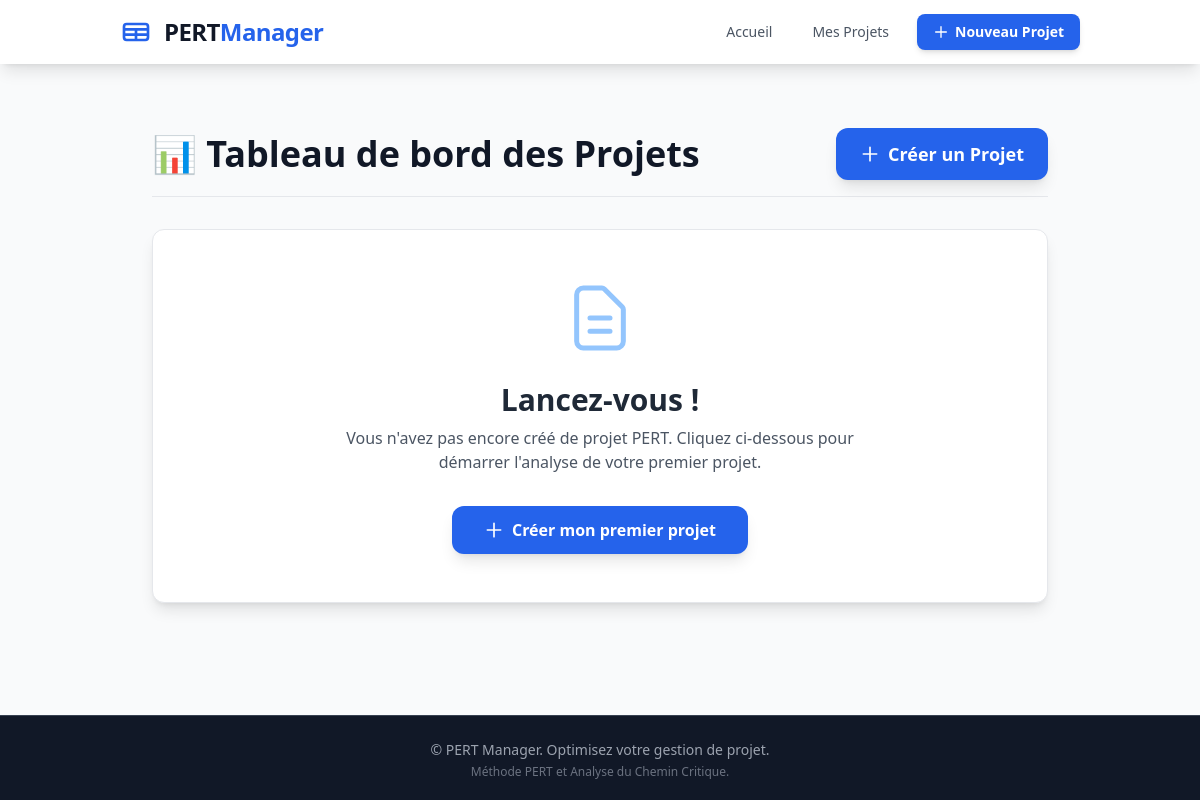
Before: /projets/ with the older database file.
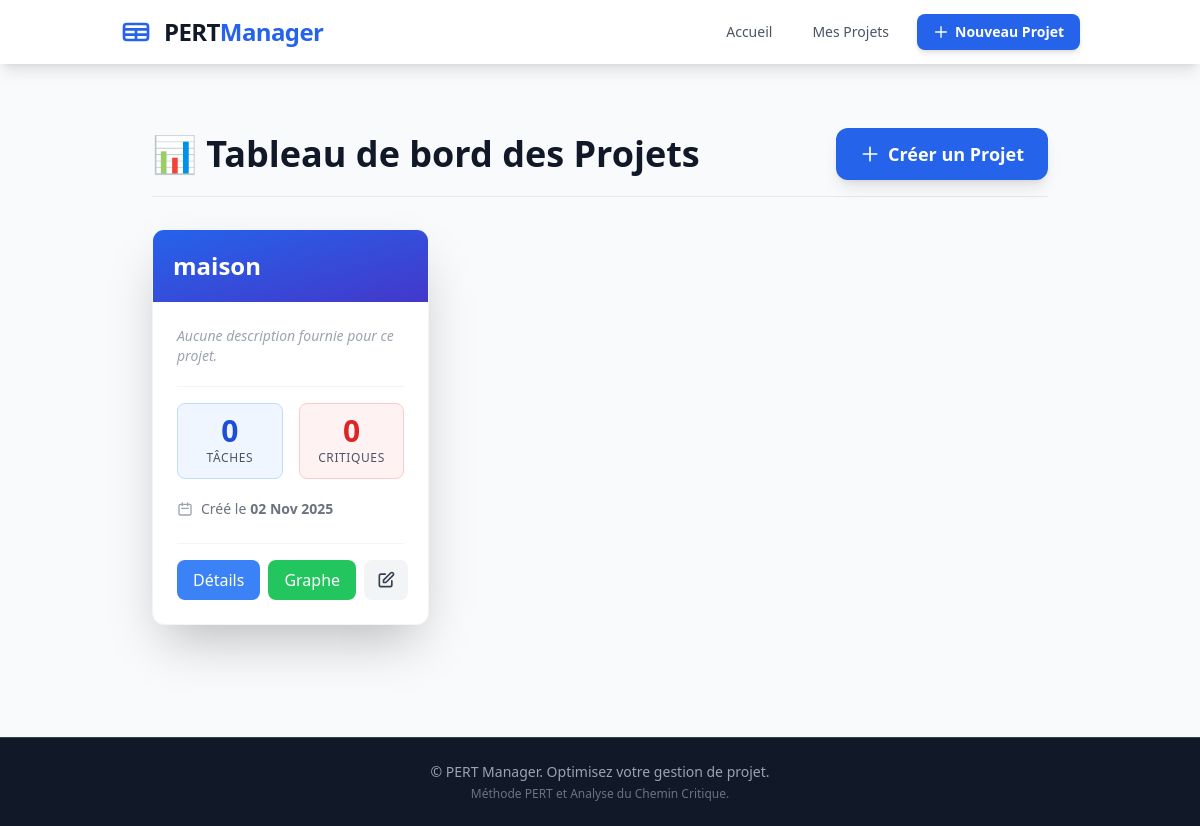
After: the same page with the newer database file.
### pert/models.py (models this page shows, shortened)
class Projet(models.Model):
    nom = models.CharField(max_length=200, verbose_name="Nom du projet")
    description = models.TextField(blank=True, null=True, verbose_name="Description")
    date_creation = models.DateTimeField(auto_now_add=True, verbose_name="Date de création")
    date_modification = models.DateTimeField(auto_now=True, verbose_name="Dernière modification")
    class Meta:
        verbose_name = "Projet"
        verbose_name_plural = "Projets"
        ordering = ['-date_creation']
    @property
    def taches_critiques(self):
        return self.taches.filter(marge_totale=0)

### pert/views.py (the view)
# urls.py: path('projets/', views.projet_list, name='projet_list'),
def projet_list(request):
    projets = Projet.objects.all()
    return render(request, 'pert/projet_list.html', {
        'projets': projets
    })

### pert/templates/pert/projet_list.html (shortened to what the changed rows need)
{% extends 'pert/base.html' %}
{% block content %}
<div class="px-4 sm:px-6 lg:px-8 py-8">
    <div class="mb-8 flex flex-col sm:flex-row justify-between items-start sm:items-center border-b pb-4">
        <h1 class="text-4xl font-extrabold text-gray-900 mb-4 sm:mb-0">
            📊 Tableau de bord des Projets
        </h1>
    </div>
    {% if projets %}
    <div class="grid md:grid-cols-2 lg:grid-cols-3 xl:grid-cols-4 gap-8">
        {% for projet in projets %}
        <div class="bg-white rounded-xl shadow-2xl hover:shadow-3xl transition duration-300 ease-in-out transform hover:-translate-y-1 overflow-hidden border border-gray-100 flex flex-col">
            <div class="bg-gradient-to-br from-blue-600 to-indigo-700 p-5">
                <h2 class="text-2xl font-extrabold text-white truncate" title="{{ projet.nom }}">
                    {{ projet.nom }}
                </h2>
            </div>
            <div class="p-6 flex flex-col flex-grow">
                <div class="mb-5 flex-grow">
                    {% if projet.description %}
                    <p class="text-gray-700 line-clamp-3 leading-relaxed text-sm">{{ projet.description }}</p>
                    {% else %}
                    <p class="text-gray-400 italic text-sm">Aucune description fournie pour ce projet.</p>
                    {% endif %}
                </div>
                <div class="grid grid-cols-2 gap-4 mb-5 border-t pt-4 border-gray-100">
                    <div class="bg-blue-50 rounded-lg p-3 text-center border border-blue-200">
                        <p class="text-3xl font-extrabold text-blue-700 leading-none">
                            {{ projet.taches.count }}
                        </p>
                        <p class="text-xs font-medium text-gray-600 mt-1 uppercase tracking-wider">
                            Tâche{{ projet.taches.count|pluralize }}
                        </p>
                    </div>
                    <div class="bg-red-50 rounded-lg p-3 text-center border border-red-200">
                        <p class="text-3xl font-extrabold text-red-600 leading-none">
                            {{ projet.taches_critiques.count|default:"0" }}
                        </p>
                        <p class="text-xs font-medium text-gray-600 mt-1 uppercase tracking-wider">
                            Critique{{ projet.taches_critiques.count|pluralize }}
                        </p>
                    </div>
                </div>
                <div class="flex items-center text-sm text-gray-500 mb-6 mt-auto">
                    <svg class="w-4 h-4 mr-2 text-gray-400" fill="none" stroke="currentColor" viewBox="0 0 24 24">
                        <path stroke-linecap="round" stroke-linejoin="round" stroke-width="2" d="M8 7V3m8 4V3m-9 8h10M5 21h14a2 2 0 002-2V7a2 2 0 00-2-2H5a2 2 0 00-2 2v12a2 2 0 002 2z"></path>
                    </svg>
                    Créé le <span class="font-semibold ml-1">{{ projet.date_creation|date:"d M Y" }}</span>
                </div>
                <div class="flex space-x-2 mt-auto pt-4 border-t border-gray-100">
                    <a href="{% url 'projet_detail' projet.id %}" class="flex-1 bg-blue-500 hover:bg-blue-600 text-white text-center font-medium py-2 px-4 rounded-lg transition duration-150">
                        Détails
                    </a>
                    <a href="{% url 'diagramme' projet.id %}" class="flex-1 bg-green-500 hover:bg-green-600 text-white text-center font-medium py-2 px-4 rounded-lg transition duration-150">
                        Graphe
                    </a>
                    <a href="{% url 'projet_update' projet.id %}" title="Modifier le projet" class="bg-gray-100 hover:bg-gray-200 text-gray-700 py-2 px-3 rounded-lg transition duration-150 flex items-center justify-center">
                        <svg class="w-5 h-5" fill="none" stroke="currentColor" viewBox="0 0 24 24">
                            <path stroke-linecap="round" stroke-linejoin="round" stroke-width="2" d="M11 5H6a2 2 0 00-2 2v11a2 2 0 002 2h11a2 2 0 002-2v-5m-1.414-9.414a2 2 0 112.828 2.828L11.828 15H9v-2.828l8.586-8.586z"></path>
                        </svg>
                    </a>
                </div>
            </div>
        </div>
        {% endfor %}
    </div>
    {% else %}
    <div class="bg-white rounded-xl shadow-lg p-12 text-center border border-gray-200">
        <svg class="w-20 h-20 text-blue-300 mx-auto mb-6" fill="none" stroke="currentColor" viewBox="0 0 24 24">
            <path stroke-linecap="round" stroke-linejoin="round" stroke-width="1.5" d="M9 12h6m-6 4h6m2 5H7a2 2 0 01-2-2V5a2 2 0 012-2h5.586a1 1 0 01.707.293l5.414 5.414a1 1 0 01.293.707V19a2 2 0 01-2 2z"></path>
        </svg>
        <h2 class="text-3xl font-extrabold text-gray-800 mb-2">Lancez-vous !</h2>
        <p class="text-gray-600 mb-8 max-w-lg mx-auto">
            Vous n'avez pas encore créé de projet PERT. Cliquez ci-dessous pour démarrer l'analyse de votre premier projet.
        </p>
        <a href="{% url 'projet_create' %}" class="inline-block bg-blue-600 hover:bg-blue-700 text-white font-bold py-3 px-8 rounded-xl shadow-lg transition duration-200 ease-in-out transform hover:scale-105">
            <span class="flex items-center">
                <svg class="w-5 h-5 mr-2" fill="none" stroke="currentColor" viewBox="0 0 24 24">
                    <path stroke-linecap="round" stroke-linejoin="round" stroke-width="2" d="M12 4v16m8-8H4"></path>
                </svg>
                Créer mon premier projet
            </span>
        </a>
    </div>
    {% endif %}
</div>
{% endblock %}

Changed rows visible on the page:
added Projet: nom "maison", shows "Aucune description fournie pour ce projet.", taches.count "0", taches_critiques.count "0", date_creation "02 Nov 2025"
Other visible differences:
text no longer shown: "Lancez-vous ! Vous n'avez pas encore créé de projet PERT. Cliquez ci-dessous pour démarrer l'analyse de votre premier projet. Créer mon premier projet"
